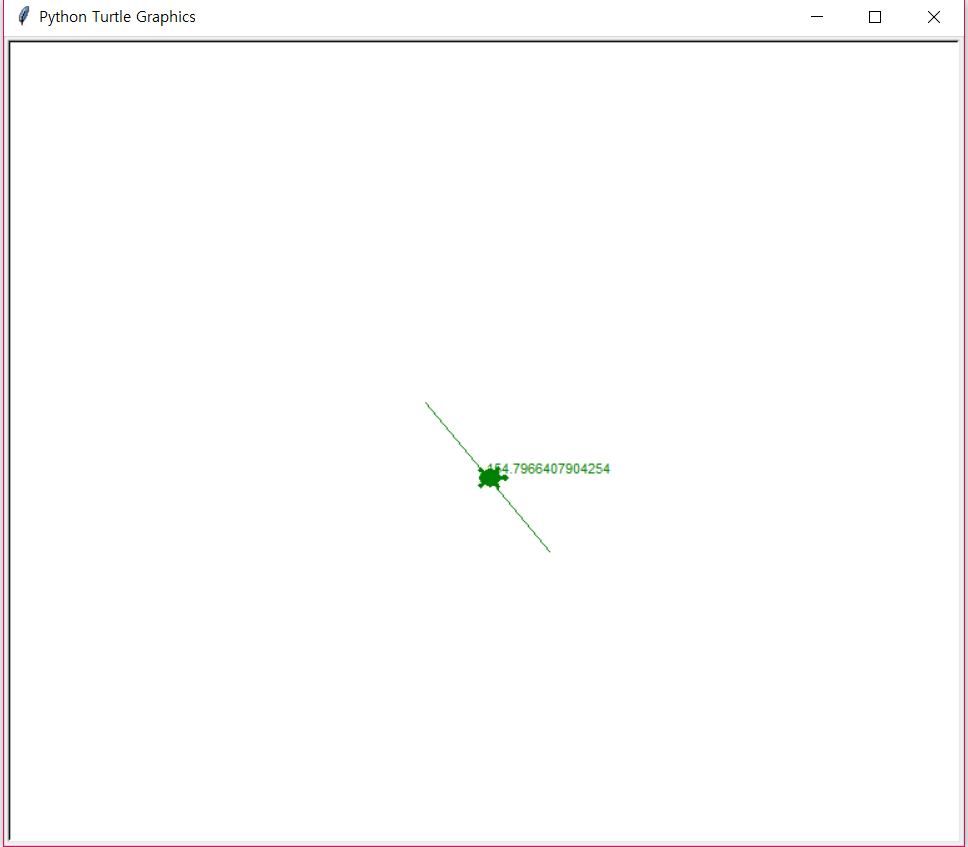

The Python source for this figure:
import turtle as t
import math as m
t.shape("turtle")
t.color("green")
t.up()
t.goto(-50,34)
t.down()
t.goto(49,-85)
a = ((-50-49)**2 + (34+85)**2)**0.5
t.goto(-0.5,-25.5)
t.write(a)
